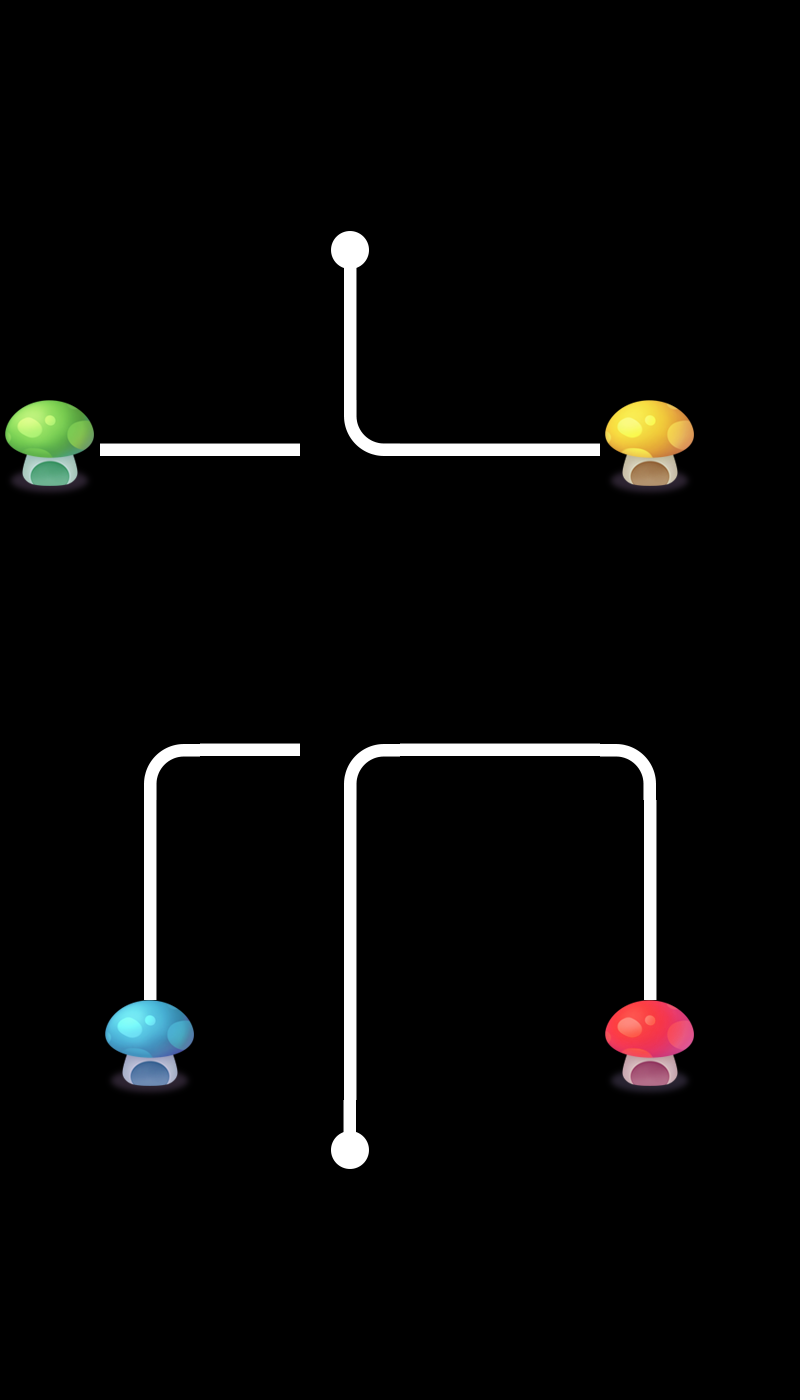

Tiled map render using the project's own tile images. Description and the map definition, with tile-layer contents summarised, below:
An orthogonal 8x14 tile map with 100x100 px tiles, 2 tile layers (layer1, layer0), 2 tilesets and 2 objects.

<map version="1.0" orientation="orthogonal" renderorder="right-down" width="8" height="14" tilewidth="100" tileheight="100" nextobjectid="3">
 <tileset firstgid="1" name="tiled" tilewidth="100" tileheight="100">
  <image source="tiled.png" width="500" height="400" />
 </tileset>
 <tileset firstgid="21" name="tiled" tilewidth="100" tileheight="100">
  <image source="tiled.png" width="500" height="400" />
 </tileset>
 <layer name="layer1" width="8" height="14">
  <data>[112 cells, 9 non-empty, 6 distinct tile ids]</data>
 </layer>
 <layer name="layer0" width="8" height="14">
  <data>[112 cells, 16 non-empty, 7 distinct tile ids]</data>
 </layer>
 <objectgroup name="object1">
  <object id="1" x="318.182" y="415.152" width="60.6061" height="66.6667">
   <properties>
    <property name="id" value="0" />
   </properties>
  </object>
  <object id="2" x="321.212" y="721.212" width="60.6061" height="54.5455">
   <properties>
    <property name="id" value="1" />
   </properties>
  </object>
 </objectgroup>
</map>
